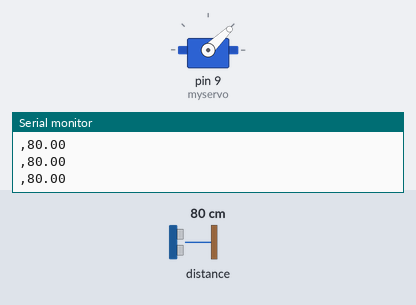
This sketch was run on a simulated Arduino Uno, built with avr-gcc and run on an emulated ATmega328P. Shown: servo, the last lines printed to the serial monitor. Inputs (shaded band) come from the test bench; at power-on: distance to the obstacle 80 cm.

Above: at 1.2 s.
1.3 s: distance to the obstacle set to 60 cm
3.0 s: distance to the obstacle set to 21 cm
At 5.43 s:
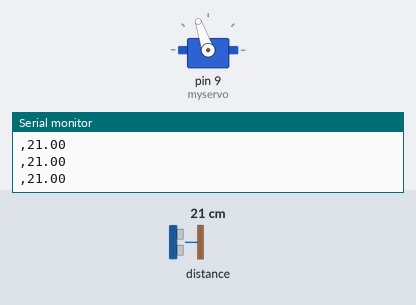
6.0 s: distance to the obstacle set to 9 cm
7.7 s: distance to the obstacle set to 2 cm
At 8.5 s:
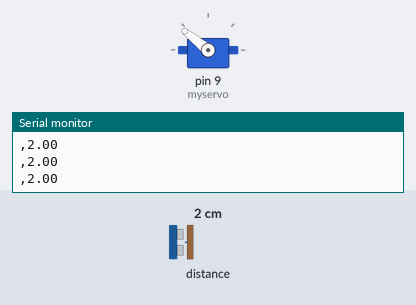
9.2 s: distance to the obstacle set to 120 cm
At 9.7 s:
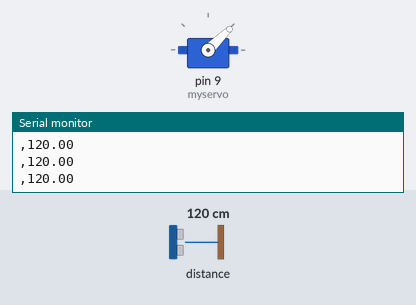
Timing chart, 0 to 11.7 s (numbered marks = the images above; inputs shaded):
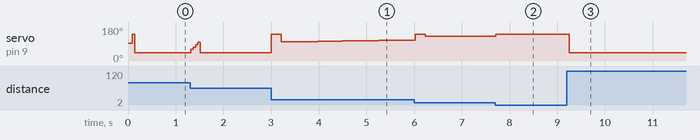

Measured:
- after the input at 3.0 s, servo on pin 9 (myservo): 44° → 141° at once, → 101° 0.20 s later, → 102° 0.26 s later, → 103° 0.26 s later, … (12 changes in this stretch)
- after the input at 7.7 s, servo on pin 9 (myservo): 132° → 141° at once
- after the input at 9.2 s, servo on pin 9 (myservo): 141° → 44° after 0.05 s

The sketch:

PID_balance_code.ino
```cpp
#include <Wire.h>
#include <Servo.h>
#include <VL53L0X.h>

VL53L0X sensor;

/////////////////////// Inputs/Outputs ///////////////////////
int Analog_in = 9;
Servo myservo;  // Create a servo object to control a servo, later attached to D9
////////////////////////////////////////////////////////////

//////////////////////// Variables //////////////////////////
int Read = 0;
float distance = 0.0;
float elapsedTime, time, timePrev;  // Variables for time control
float distance_previous_error, distance_error;
int period = 50;  // Refresh rate period of the loop is 50ms
////////////////////////////////////////////////////////////

/////////////////// Moving Average Variables ////////////////
const int MA_SIZE = 4;  // Size of the moving average buffer
float distanceBuffer[MA_SIZE] = {0};  // Buffer to hold distance readings
int bufferIndex = 0;  // Index to track the current buffer position
////////////////////////////////////////////////////////////

/////////////////// PID Constants ///////////////////////////
float kp = 8;      // Mine was 8
float ki = 0.2;    // Mine was 0.2
float kd = 3100;   // Mine was 3100
float distance_setpoint = 24;  // Should be the distance from the sensor to the middle of the bar in mm
float PID_p, PID_i, PID_d, PID_total;
////////////////////////////////////////////////////////////

void setup() {
  Serial.begin(9600);
  Serial.println("PRINT");
  Wire.begin();
  myservo.attach(9);  // Attaches the servo on pin 9 to the servo object
  myservo.writeMicroseconds(1500);  // Initialize servo to neutral position

  sensor.setTimeout(500);
  if (!sensor.init()) {
    Serial.println("Failed to detect and initialize the sensor!");
    while (1) {}
  }

  sensor.startContinuous();
  time = millis();
  Serial.println("PRINT2");
}

float movingAverage(float newDistance) {
  // Update the buffer with the new distance reading
  distanceBuffer[bufferIndex] = newDistance;
  bufferIndex = (bufferIndex + 1) % MA_SIZE;

  // Calculate the sum of all values in the buffer
  float sum = 0;
  for (int i = 0; i < MA_SIZE; i++) {
    sum += distanceBuffer[i];
  }

  // Return the average value
  return sum / MA_SIZE;
}

void loop() {
  if (millis() > time + period) {
    time = millis();
    float newDistance = sensor.readRangeContinuousMillimeters() / 10.0;
    distance = movingAverage(newDistance);  // Use the moving average

    Serial.println("," + String(distance));

    distance_error = distance_setpoint - distance;
    PID_p = kp * distance_error;
    float dist_difference = distance_error - distance_previous_error;
    PID_d = kd * ((distance_error - distance_previous_error) / period);

    if (-4 < distance_error && distance_error < 4) {
      PID_i = PID_i + (ki * distance_error);
    } else {
      PID_i = 0;
    }

    PID_total = PID_p + PID_i + PID_d;
    PID_total = map(PID_total, -150, 150, 1000, 2000);

    // Constrain the pulse width to typical servo limits (1000 to 2000 microseconds)
    PID_total = constrain(PID_total, 1000, 2000);

    myservo.writeMicroseconds(PID_total);
    distance_previous_error = distance_error;
  }
}

 
```
